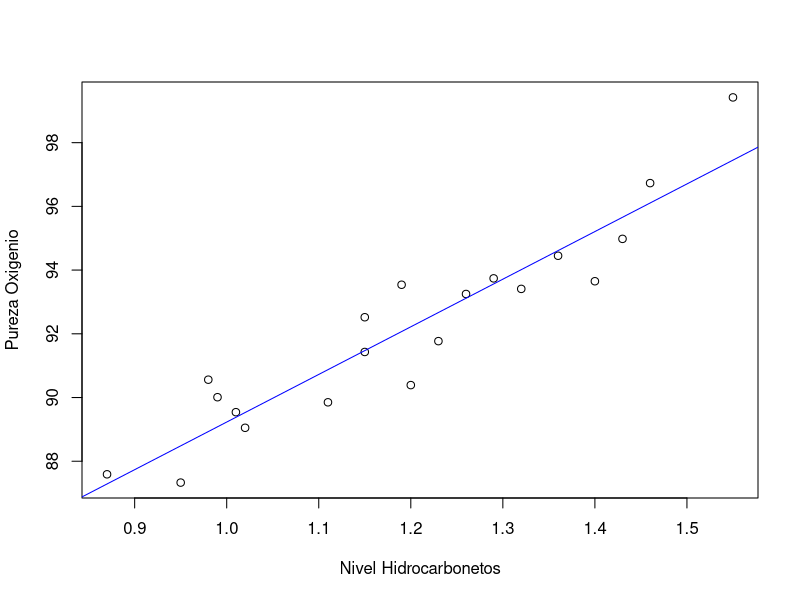

This figure's R source:
#lista 2
#CARREGANDO ARQUIVO CBO2002_Familia.csv

#Setando diretorio de trabalho
setwd("/Users/cassio/Dropbox/Pos Data Science/Lista_2_Estatistica")

#Carregando base de dados
destilados <- read.csv("dados_dest.txt", sep = "\t", header = TRUE,na.strings = '')

View(destilados)


#1. Construa o gra ́fico de dispersa ̃o entre o n ́ıvel de hidrocarbonetos (X) e a pureza do oxigˆenio (Y).
#Analisando o gr ́afico, o que podemos concluir sobre a relac ̧ ̃ao entre X e Y?
plot(destilados, xlab = "Nivel Hidrocarbonetos", ylab = "Pureza Oxigenio")



#2. Calcule o coeficiente de correlac̃ao de Pearson entre X e Y
# Qual a interpretac ̧ ̃ao sobre o coeficiente? Ele confirma a sua resposta do item 1?
abline(lm(destilados$y~destilados$x), h=0,col="blue")


#3. Ajuste o modelo de regressa ̃o entre X e Y. Quais os valores ajustados para os coeficientes β0 (intercepto) e β1?
destilados_ajuste=lm(destilados$y~destilados$x)
destilados_ajuste
#Resp : 74.28 e 14.95

#4. A relacao linear entre o nıvel de hidrocarbonetos (X) e a pureza do oxigenio (Y)  e significativa?



#5. Qual e o coeficiente de determinacao̧ do modelo? O que esse numero representa?


#6. Fa ̧ca a an ́alise de res ́ıduos e conclua se o modelo ajustado  ́e adequado para o conjunto de dados.



#7. Qual  ́e o valor predito da pureza do oxigˆenio para um n ́ıvel de hidro- carbonetos igual a 1,08?
